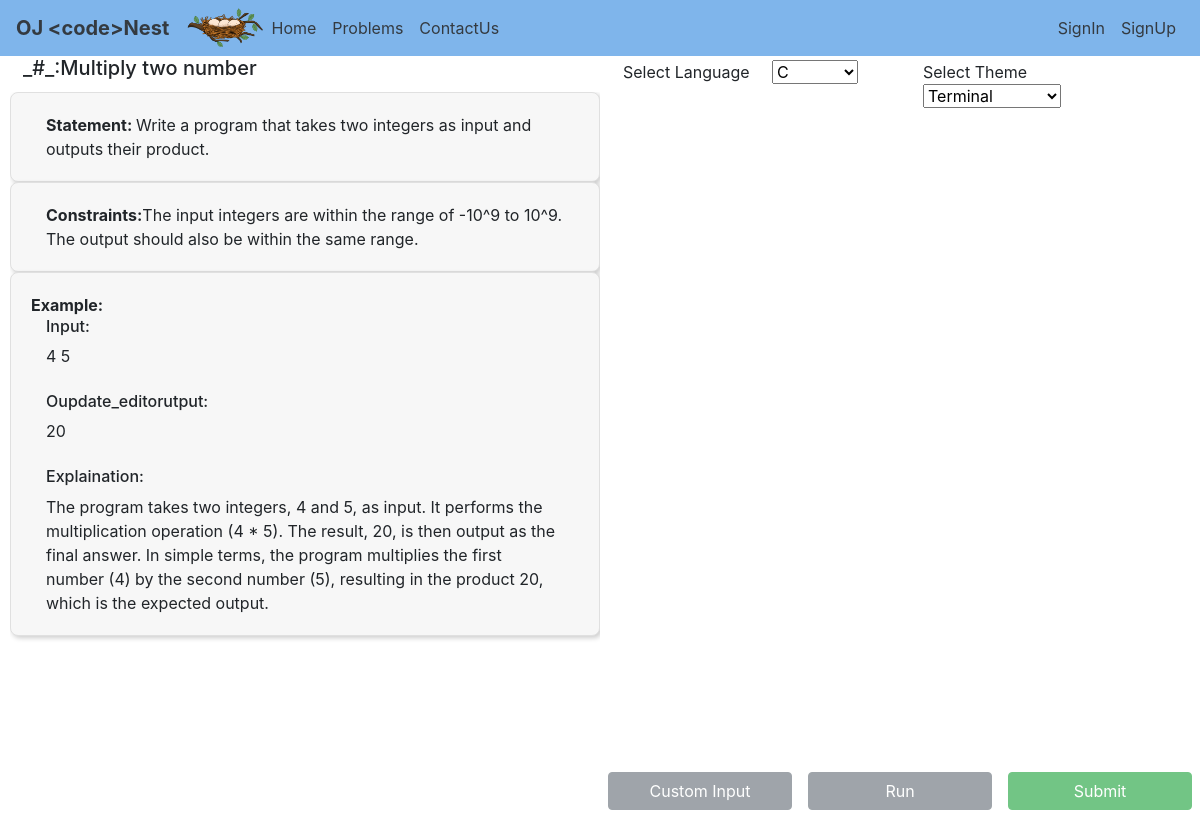
Page /ojapp/problems/2 on the committed database.
### ojapp/models.py (models this page shows, shortened)
class Problem(models.Model):
	DIFFICULTY_CHOICES = (
			('easy', 'Easy'),
			('medium', 'Medium'),
			('hard', 'Hard')
		)
	id = models.AutoField(primary_key=True)
	number = models.CharField(max_length=50)
	difficulty = models.CharField(max_length=50, choices=DIFFICULTY_CHOICES)
	title = models.CharField(max_length=255)
	statement = models.TextField(default="")
	constraints = models.TextField(default="")
	tags = models.CharField(max_length=255)
	example_input = models.TextField(default="")
	example_output = models.TextField(default="")
	example_explain = models.TextField(default="")
	def safe_constraints(self):
		return mark_safe(self.constraints)
	def safe_statement(self):
		return mark_safe(self.statement)
	def safe_input(self):
		return mark_safe(self.example_input)
	def safe_output(self):
		return mark_safe(self.example_output)

### ojapp/views.py (the view)
# urls.py: path("problems/<int:id>", views.show_problem, name = "show_problem"),
def show_problem(request, id):
	problem = Problem.objects.get(id=id)
	form = CodeForm()
	return render(request, "ojapp/problem_show.html", {'problem': problem, 'code_form': form})

### ojapp/forms.py
class CodeForm(ModelForm):
    class Meta:
        model = SubmissionLog
        fields = ['code']
        widgets = {'code' : forms.Textarea()}

### ojapp/context_processors.py (called while the page is built)
def custom_request(request):
	return {'request': request}

### ojapp/templates/ojapp/problem_show.html (shortened to what this page needs)
{% extends 'ojapp/basic.html' %}
{% load static %}
{% block body %}
<div class="container-fluid mx-0">
	<div class="row">
		<div class="col-md-6">
			<div class="row mx-2">
				<h5>_#_:{{ problem.title }}</h5>
			</div>
			<div class="row">
				<div class="my-1 scrollbar scrollbar-primary">
					<div class="force-overflow">
							<div class="soft-border-div">
								<div class="container">
									<b>Statement: </b>{{ problem.safe_statement|safe }}
								</div>
							</div>
							<div class="soft-border-div">
								<div class="container">
									<b>Constraints:</b>{{ problem.safe_constraints|safe }}
								</div>
							</div>
							<div class="soft-border-div">
								<b>Example:</b><br>
								<div class="container">
									<h6>Input:</h6>
									{{ problem.safe_input|safe }}
								</div><br>
								<div class="container">
									<h6>Oupdate_editorutput:</h6>
									{{ problem.safe_output|safe }}
								</div><br>
								<div class="container">
									<h6>Explaination:</h6>
									{{ problem.example_explain }}
								</div>
							</div>
					</div>
				</div>
			</div>
		</div>
		<div class="col-md-6">
			<form action="{% url 'verdict' problem.id %}" method="POST" enctype="multipart/form-data">
				<div class="row">
					<div class="col control-panel float-right mx-2 my-1">
						Select Language
						&nbsp; &nbsp;
						<select id="language_id" name="language_val" class="language" onchange="update_editor()">
							<option value="C">C</option>
						</select>
					</div>
					<div class="col control-panel float-right mx-2 my-1">
		                Select Theme
		                &nbsp; &nbsp;
		                <select id="theme" name="theme_val" class="form-select" onchange="update_theme()">
		                    <option value="terminal">Terminal</option>
		                </select>
		            </div>
				</div class="row">
	            <div class="row" id="editor-div" style="overflow: auto; width: 100%; height: 652px;">
	            </div>
	            <div class="row">
	            	{% if request.user.is_authenticated %}
		            	<button type="button" class="col-12 col-md-auto btn btn-secondary my-2 mx-2">Custom Input</button>
						<button type="button" class="col-12 col-md-auto btn btn-secondary my-2 mx-2" onclick="executeCode()">Run</button>
						<button id="submit" type="submit" class="col-12 col-md-auto btn btn-success my-2 mx-2">Submit</button>
<!-- 						<button type="button" class="col btn btn-secondary my-2 mx-2">Custom Input</button>
						<button type="button" class="col btn btn-secondary my-2 mx-2" onclick="executeCode()">Run</button>
				<button id="submit" type="submit" class="col btn btn-success my-2 mx-2">Submit</button> -->
					{% else %}
						<button type="button" class="col btn btn-secondary my-2 mx-2"  data-bs-toggle="tooltip" data-bs-placement="right" title="Login required *" disabled>Custom Input</button>
						<button type="button" class="col btn btn-secondary my-2 mx-2" onclick="executeCode()" data-bs-toggle="tooltip" data-bs-placement="right" title="Login required *" disabled>Run</button>
						<button id="submit" type="submit" class="col btn btn-success my-2 mx-2" data-bs-toggle="tooltip" data-bs-placement="right" title="Login required *" disabled>Submit</button>
					{% endif %}
	            </div>
			</form>
		</div>
	</div>
</div>
{% endblock %}

### rows in the picture
Problem: title "Multiply two number", safe_statement "Write a program that takes two integers as input and outputs their product.", safe_constraints "The input integers are within the range of -10^9 to 10^9. The output should also be within the same range.", safe_input "4 5", safe_output "20", example_explain "The program takes two integers, 4 and 5, as input. It performs the multiplication operation (4 * 5). The result, 20, is then output as the final answer. In simple terms, the program multiplies the first number (4) by the second number (5), resulting in the product 20, which is the expected output."
